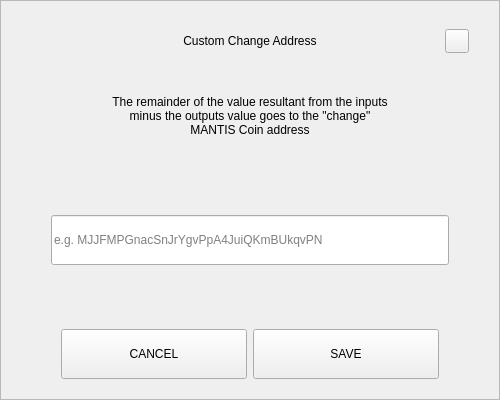
<?xml version="1.0" encoding="UTF-8"?>
<ui version="4.0">
 <class>SendChangeAddressDialog</class>
 <widget class="QDialog" name="SendChangeAddressDialog">
  <property name="geometry">
   <rect>
    <x>0</x>
    <y>0</y>
    <width>500</width>
    <height>400</height>
   </rect>
  </property>
  <property name="windowTitle">
   <string>Dialog</string>
  </property>
  <layout class="QVBoxLayout" name="verticalLayout">
   <property name="spacing">
    <number>0</number>
   </property>
   <property name="leftMargin">
    <number>0</number>
   </property>
   <property name="topMargin">
    <number>0</number>
   </property>
   <property name="rightMargin">
    <number>0</number>
   </property>
   <property name="bottomMargin">
    <number>0</number>
   </property>
   <item>
    <widget class="QFrame" name="frame">
     <property name="styleSheet">
      <string notr="true"/>
     </property>
     <property name="frameShape">
      <enum>QFrame::StyledPanel</enum>
     </property>
     <property name="frameShadow">
      <enum>QFrame::Raised</enum>
     </property>
     <layout class="QVBoxLayout" name="verticalLayout_2" stretch="0,0,0,0,0,0,0">
      <property name="spacing">
       <number>0</number>
      </property>
      <property name="leftMargin">
       <number>30</number>
      </property>
      <property name="topMargin">
       <number>20</number>
      </property>
      <property name="rightMargin">
       <number>30</number>
      </property>
      <property name="bottomMargin">
       <number>20</number>
      </property>
      <item>
       <layout class="QHBoxLayout" name="horizontalLayout_3">
        <property name="spacing">
         <number>0</number>
        </property>
        <item>
         <spacer name="horizontalSpacer_2">
          <property name="orientation">
           <enum>Qt::Horizontal</enum>
          </property>
          <property name="sizeHint" stdset="0">
           <size>
            <width>40</width>
            <height>20</height>
           </size>
          </property>
         </spacer>
        </item>
        <item>
         <widget class="QLabel" name="labelTitle">
          <property name="minimumSize">
           <size>
            <width>0</width>
            <height>40</height>
           </size>
          </property>
          <property name="maximumSize">
           <size>
            <width>16777215</width>
            <height>40</height>
           </size>
          </property>
          <property name="styleSheet">
           <string notr="true">padding-left:24px;</string>
          </property>
          <property name="text">
           <string>Custom Change Address</string>
          </property>
          <property name="alignment">
           <set>Qt::AlignCenter</set>
          </property>
          <property name="margin">
           <number>7</number>
          </property>
         </widget>
        </item>
        <item>
         <spacer name="horizontalSpacer">
          <property name="orientation">
           <enum>Qt::Horizontal</enum>
          </property>
          <property name="sizeHint" stdset="0">
           <size>
            <width>40</width>
            <height>20</height>
           </size>
          </property>
         </spacer>
        </item>
        <item>
         <widget class="QPushButton" name="btnEsc">
          <property name="minimumSize">
           <size>
            <width>24</width>
            <height>24</height>
           </size>
          </property>
          <property name="maximumSize">
           <size>
            <width>24</width>
            <height>24</height>
           </size>
          </property>
          <property name="focusPolicy">
           <enum>Qt::NoFocus</enum>
          </property>
          <property name="text">
           <string/>
          </property>
         </widget>
        </item>
       </layout>
      </item>
      <item>
       <spacer name="verticalSpacer_2">
        <property name="orientation">
         <enum>Qt::Vertical</enum>
        </property>
        <property name="sizeType">
         <enum>QSizePolicy::Fixed</enum>
        </property>
        <property name="sizeHint" stdset="0">
         <size>
          <width>20</width>
          <height>20</height>
         </size>
        </property>
       </spacer>
      </item>
      <item alignment="Qt::AlignHCenter">
       <widget class="QLabel" name="labelMessage">
        <property name="minimumSize">
         <size>
          <width>0</width>
          <height>70</height>
         </size>
        </property>
        <property name="text">
         <string>The remainder of the value resultant from the inputs minus the outputs value goes to the &quot;change&quot; MANTIS Coin address</string>
        </property>
        <property name="alignment">
         <set>Qt::AlignCenter</set>
        </property>
        <property name="wordWrap">
         <bool>true</bool>
        </property>
       </widget>
      </item>
      <item>
       <spacer name="verticalSpacer_3">
        <property name="orientation">
         <enum>Qt::Vertical</enum>
        </property>
        <property name="sizeHint" stdset="0">
         <size>
          <width>20</width>
          <height>40</height>
         </size>
        </property>
       </spacer>
      </item>
      <item>
       <layout class="QHBoxLayout" name="horizontalLayout_2">
        <property name="spacing">
         <number>0</number>
        </property>
        <property name="leftMargin">
         <number>20</number>
        </property>
        <property name="rightMargin">
         <number>20</number>
        </property>
        <item>
         <widget class="QLineEdit" name="lineEditAddress">
          <property name="minimumSize">
           <size>
            <width>0</width>
            <height>50</height>
           </size>
          </property>
          <property name="placeholderText">
           <string notr="true">e.g. MJJFMPGnacSnJrYgvPpA4JuiQKmBUkqvPN</string>
          </property>
         </widget>
        </item>
       </layout>
      </item>
      <item>
       <spacer name="verticalSpacer">
        <property name="orientation">
         <enum>Qt::Vertical</enum>
        </property>
        <property name="sizeHint" stdset="0">
         <size>
          <width>20</width>
          <height>40</height>
         </size>
        </property>
       </spacer>
      </item>
      <item>
       <layout class="QHBoxLayout" name="horizontalLayout" stretch="2,2">
        <property name="spacing">
         <number>6</number>
        </property>
        <property name="leftMargin">
         <number>30</number>
        </property>
        <property name="rightMargin">
         <number>30</number>
        </property>
        <item>
         <widget class="QPushButton" name="btnCancel">
          <property name="minimumSize">
           <size>
            <width>180</width>
            <height>50</height>
           </size>
          </property>
          <property name="focusPolicy">
           <enum>Qt::NoFocus</enum>
          </property>
          <property name="text">
           <string>CANCEL</string>
          </property>
         </widget>
        </item>
        <item>
         <widget class="QPushButton" name="btnSave">
          <property name="minimumSize">
           <size>
            <width>180</width>
            <height>50</height>
           </size>
          </property>
          <property name="focusPolicy">
           <enum>Qt::NoFocus</enum>
          </property>
          <property name="text">
           <string>SAVE</string>
          </property>
         </widget>
        </item>
       </layout>
      </item>
     </layout>
    </widget>
   </item>
  </layout>
 </widget>
 <resources/>
 <connections/>
</ui>
